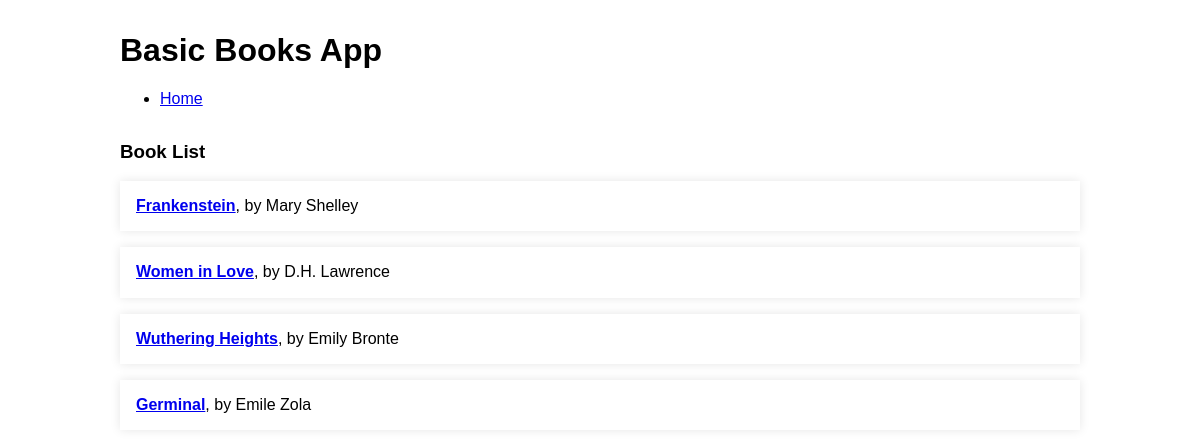
Before: / with the older database file.
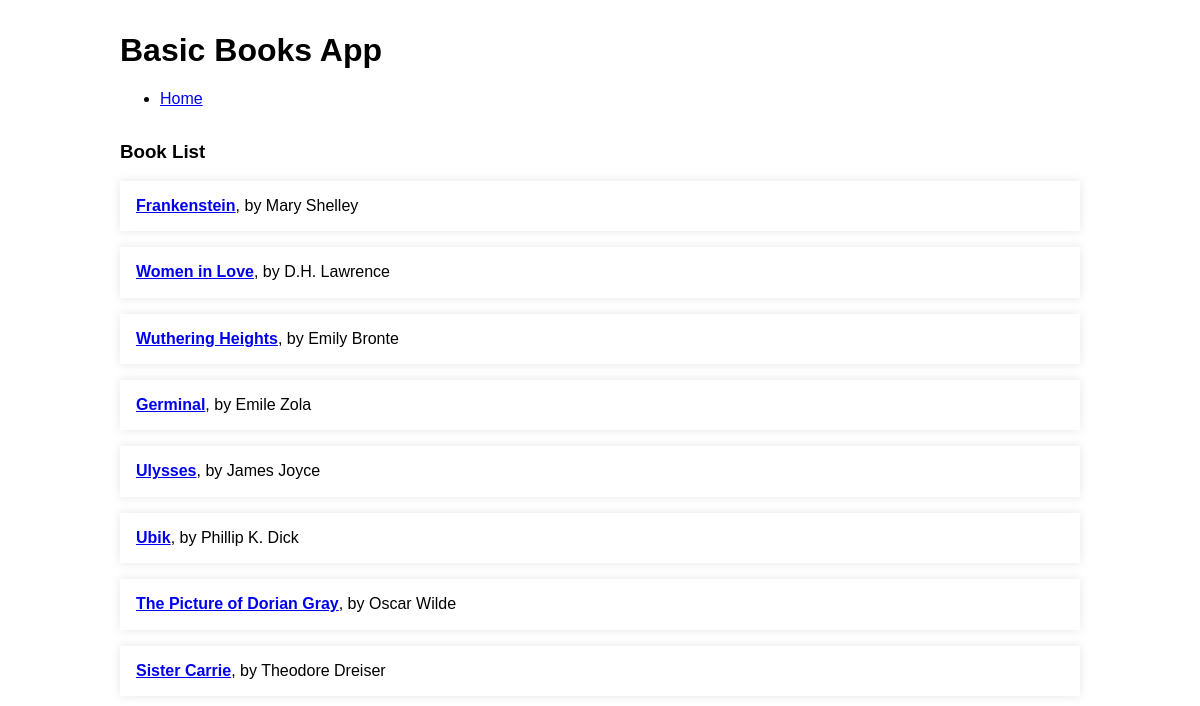
After: the same page with the newer database file.
### tables this page shows
CREATE TABLE books (
    id INTEGER PRIMARY KEY AUTOINCREMENT,
    title TEXT NOT NULL,
    author TEXT NOT NULL,
    genre TEXT NOT NULL,
    description TEXT
);

### app.py (the view)
@app.route('/')
def index():
    conn = get_db_connection()
    books = conn.execute('SELECT * FROM books').fetchall()
    conn.close()
    return render_template('index.html', books=books)

### app.py (called while the page is built)
def get_db_connection():
    conn = sqlite3.connect('database.db')
    conn.row_factory = sqlite3.Row
    return conn

### templates/index.html
{% extends 'base.html' %}
{% block content %}
    <div class="content">
        <h3>Book List</h3>
        <div class="list">
        {% for book in books %}
        <div class="list-item">
        <a href="{{ url_for('details', book_id=book['id']) }}"><strong>{{ book['title'] }}</strong></a>, by {{ book['author'] }}
        </div>
        {% endfor %}
        </div>
    </div>
{% endblock %}

### templates/base.html (shortened to what this page needs)
<!DOCTYPE html>
<html lang="en">
<head>
    <link rel="stylesheet" href="https://cdnjs.cloudflare.com/ajax/libs/normalize/8.0.1/normalize.css">
    <link rel="stylesheet" href="https://cdnjs.cloudflare.com/ajax/libs/milligram/1.4.1/milligram.css">
    <link rel="stylesheet" href="{{ url_for('static', filename='css/style.css') }}">
</head>
<body>
    <header>
        <div class="container">
            <h1>Basic Books App</h1>
            <nav>
                <ul>
                    <li><a href="/">Home</a></li>
                </ul>
            </nav>
        </div>
    </header>
    <div class="container">
    {% block content %} {% endblock %}
    </div>
</body>
</html>

### static/css/style.css (style rules this page uses)
body { font-family: Helvetica, sans-serif; margin: 0; padding: 0; }
.container { max-width: 960px; margin: 2em auto; }
.list-item { padding: 1em; margin: 1em 0; box-shadow: 0 0 10px rgba(0, 0, 0, 0.1); }

Changed rows visible on the page:
added books: title "Ulysses", author "James Joyce"
added books: title "Ubik", author "Phillip K. Dick"
added books: title "The Picture of Dorian Gray", author "Oscar Wilde"
added books: title "Sister Carrie", author "Theodore Dreiser"
